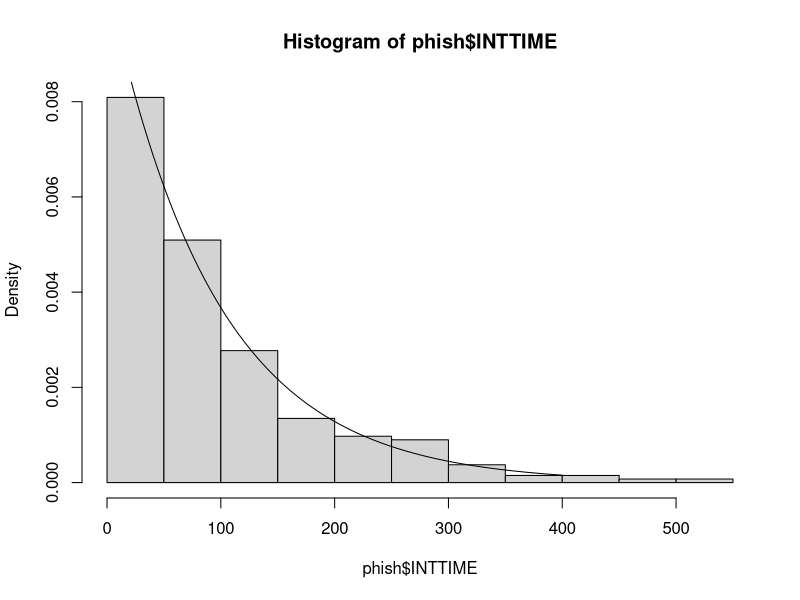
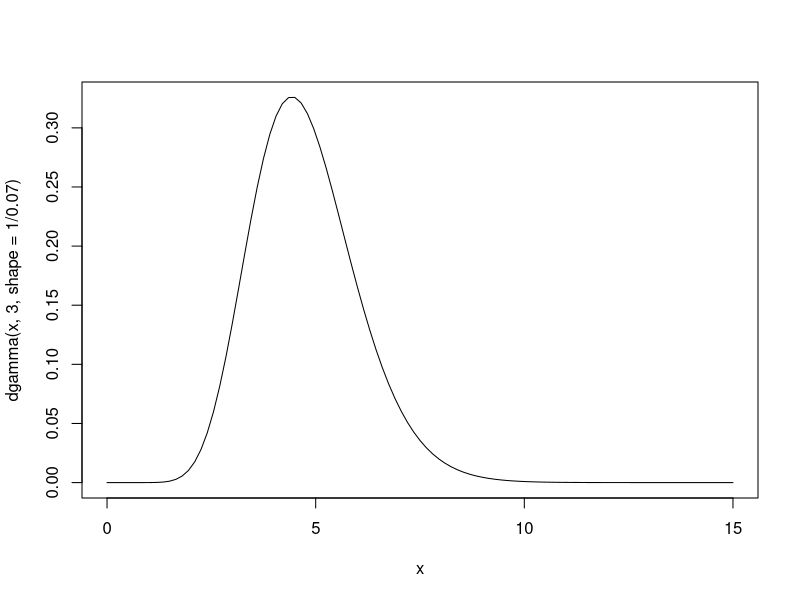

Generate these figures, in order, with R: (Note: this script raises an error after producing the figures.)
## ---- chunk 1
knitr::opts_chunk$set(echo = TRUE)
## ---- chunk 2
1-pexp(120,1/95)
## ---- chunk 3
phish<- read.csv("PHISHING.csv")
hist(phish$INTTIME, freq = FALSE)
curve(dexp(x,1/95), from =0,to=400,add = TRUE)
## ---- chunk 4
mean(phish$INTTIME)
sd(phish$INTTIME)
## ---- chunk 5
curve(dgamma(x,3,shape=1/0.07),xlim=c(0, 15))
## ---- chunk 6
#Formula A has a gamma distribution with a = 2 and b= 2
a=2
b=2
mu<-a*b
result <- paste(mu, "minutes")
result
## ---- chunk 7
#Formula B has a gamma distribution with a = 1 and b= 4
a=1
b=4
mu<-a*b
result <- paste(mu, "minutes")
result
## ---- chunk 8
#Formula A has a gamma distribution with a = 2 and b= 2
a <- 2
b <- 2
sigma <- a * b^2
result <- paste(sigma, "minutes²")
result
## ---- chunk 9
#Formula A has a gamma distribution with a = 2 and b= 2
a <- 1
b <- 4
sigma <- a * b^2
result <- paste(sigma, "minutes²")
result
## ---- chunk 10
#Formula A
pgamma(1,2,0.5)
## ---- chunk 11
#Formula B
pgamma(1,1,0.25)
## ---- chunk 12
pweibull(2,2,2)
## ---- chunk 13
mean=((4)^(1/2))*gamma((2+1)/2)
mean

## ---- chunk 14
var= ((4)^(2/2))*(gamma((2+2)/2)-gamma((2+1)/2)*gamma((2+1)/2))
sd=sqrt(var)
sd
## ---- chunk 15
# Find P(\mu-2\sigma<= Y<= \mu +2\sigma)
pweibull(mean+2*sd,2,2)-pweibull(mean-2*sd,2,2)
## ---- chunk 16
mean-2*sd
mean+2*sd

## ---- chunk 17
a= 2
b=9
mu = (a)/(a+b)
var= (a*b)/((a+b)^2*(a+b+1))
result_mean <- paste("Mean of Y:", sprintf("%.4f", mu))
result_var <- paste("Variance of Y:", sprintf("%.4f", var))
result_mean
result_var
## ---- chunk 18
1-pbeta(0.4,2,9)
## ---- chunk 19
pbeta(0.1,2,9)

## ---- chunk 20
mean=((16)^(1/2))*gamma((2+1)/2)
mean
## ---- chunk 21
var= ((16)^(2/2))*(gamma((2+2)/2)-gamma((2+1)/2)*gamma((2+1)/2))
var

## ---- chunk 22
1-pweibull(6,2,8)
## ---- chunk 23
x=6
y=6
p=((x*(1/x))/6)*((y*(1/y))/6)
p
# 1/36
## ---- chunk 24
knitr::include_graphics("/Users/shonerenjan/Desktop/ASM/Assignments/Assignment3/10a.jpg")

## ---- chunk 25
knitr::include_graphics("/Users/shonerenjan/Desktop/ASM/Assignments/Assignment3/10b.jpg")

## ---- chunk 26
knitr::include_graphics("/Users/shonerenjan/Desktop/ASM/Assignments/Assignment3/10c.jpg")

## ---- chunk 27
pnorm(2.5,2,4/720)-pnorm(1.5,2,4/720)

## ---- chunk 28
1-pnorm(2.2,2,4/720)
## ---- chunk 29
n=20
p=0.4
mean=n*p
sd=sqrt(n*p*(1-p))
pnorm(2.5,mean,sd)
## ---- chunk 30
1-pnorm(10.5,mean,sd)

## ---- chunk 31
pbinom(2,20,0.4)
1-pbinom(10,20,0.4)

## ---- chunk 32
df<- read.csv("LEADCOPP.csv")
lead <- df$LEAD
t.test(lead,conf.level=0.99)
## ---- chunk 33
df<- read.csv("LEADCOPP.csv")
copper <- df$COPPER
t.test(copper,conf.level=0.99)

## ---- chunk 34
df<- read.csv("SOLARAD.csv")
JOS <- df$STJOS
t.test(JOS,n=64,conf.level=0.95)


## ---- chunk 35
ia <- df$IOWA
t.test(ia,n=64,conf.level=0.95)
## ---- chunk 36
dia <- read.csv("DIAZINON.csv")

day <- dia$DAY
night <- dia$NIGHT

t.test(day,conf.level=0.9)
t.test(night,conf.level = 0.9)

